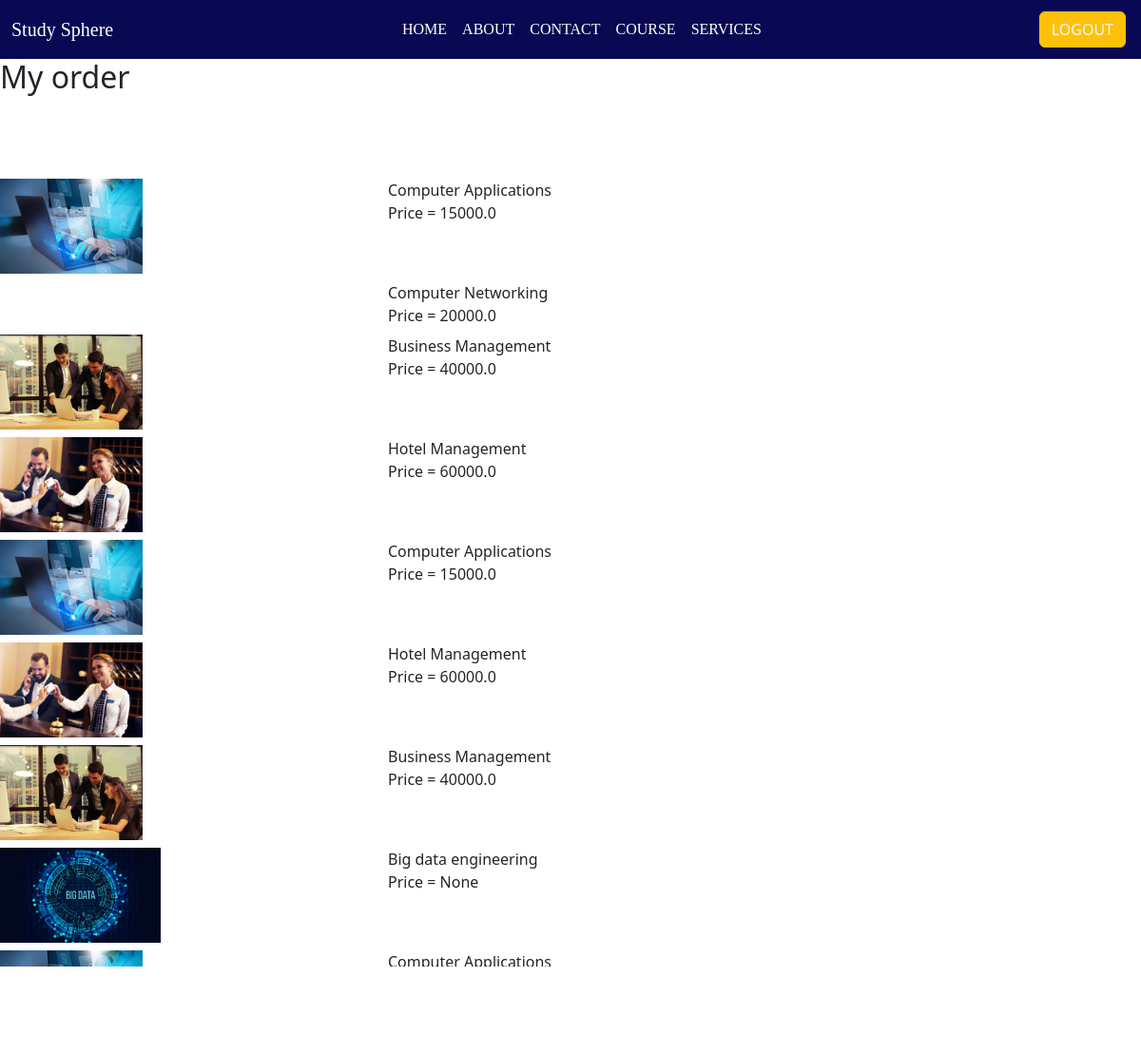
Page /myorder (signed in) on the committed database.
### app2/models.py (models this page shows, shortened)
class Order(models.Model):
    order_user = models.CharField(max_length=250,default=None)
    order_name = models.CharField(max_length=250)
    order_price = models.FloatField(null=True)
    order_image = models.FileField(null=True)
    order_address = models.TextField(null=True)
    order_dlvtype = models.CharField(null=True,max_length=10)
    order_status = models.IntegerField(default=0)

### app2/views.py (the view)
# urls.py: path('myorder',views.myorder,name='myorder'),
def myorder(request):
    user = request.session["user"]
    order = Order.objects.filter(order_user=user,order_status=1)
    context = {
        'order':order
    }
    template = loader.get_template("myorder.html")
    return HttpResponse(template.render(context,request))

### app2/templates/myorder.html (shortened to what this page needs)
{% extends 'master.html' %}
{% load static %}
{% block content %}
 <h2 class="pro1">My order</h2> <br><br><br>
<div class="conaineer">
    <div class="row">
        <div class="col-sm-12">
        {% for x in order %}
        <div class="row my-2">
            <div class="col-sm-4">
                <div class="inbox1">
                    <img src="/media/{{x.order_image}}" height="100px" alt="">
                </div>
            </div>
            <div class="col-sm-4">
                <div class="span1">
                    <span>{{ x.order_name}}</span>
                </div><div class="span1">
                    <span> Price = {{ x.order_price }}</span>
                </div>
            </div>
        </div>
        {% endfor %}
        </div>
    </div>
</div>
{% endblock %}

### rows in the picture
Order: order_image (picture), order_name "Computer Applications", order_price "15000.0"
Order: order_name "Computer Networking", order_price "20000.0"
Order: order_image (picture), order_name "Business Management", order_price "40000.0"
Order: order_image (picture), order_name "Hotel Management", order_price "60000.0"
Order: order_image (picture), order_name "Computer Applications", order_price "15000.0"
Order: order_image (picture), order_name "Hotel Management", order_price "60000.0"
Order: order_image (picture), order_name "Business Management", order_price "40000.0"
Order: order_image (picture), order_name "Big data engineering", order_price "None"
Order: order_image (picture), order_name "Computer Applications"
